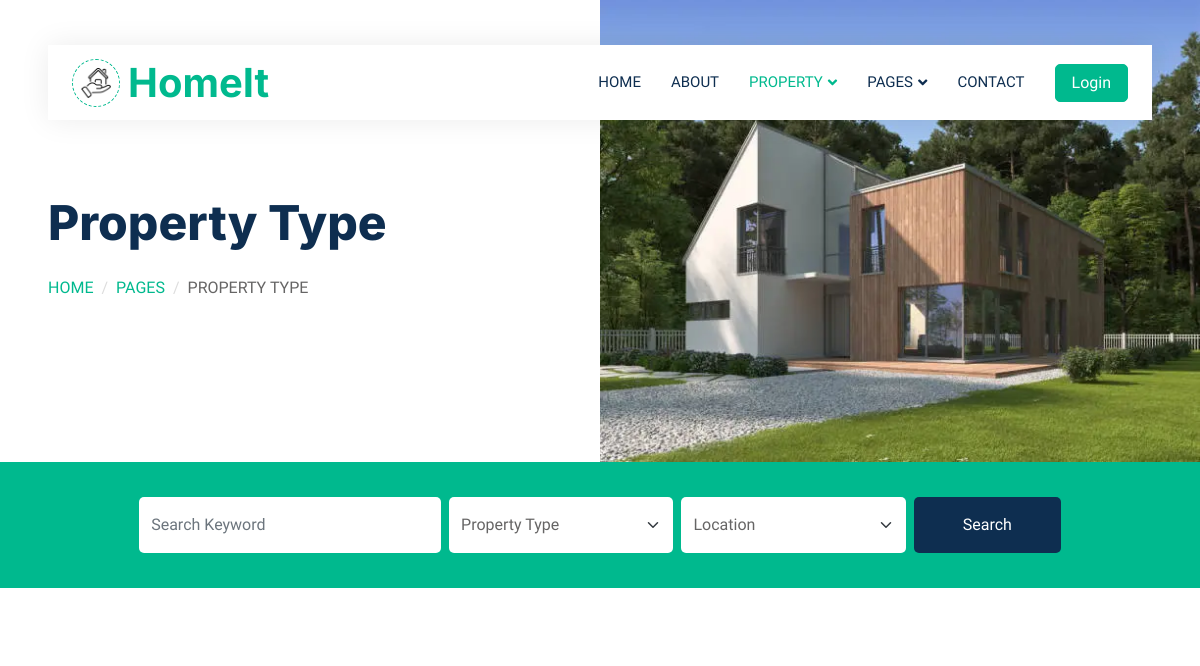
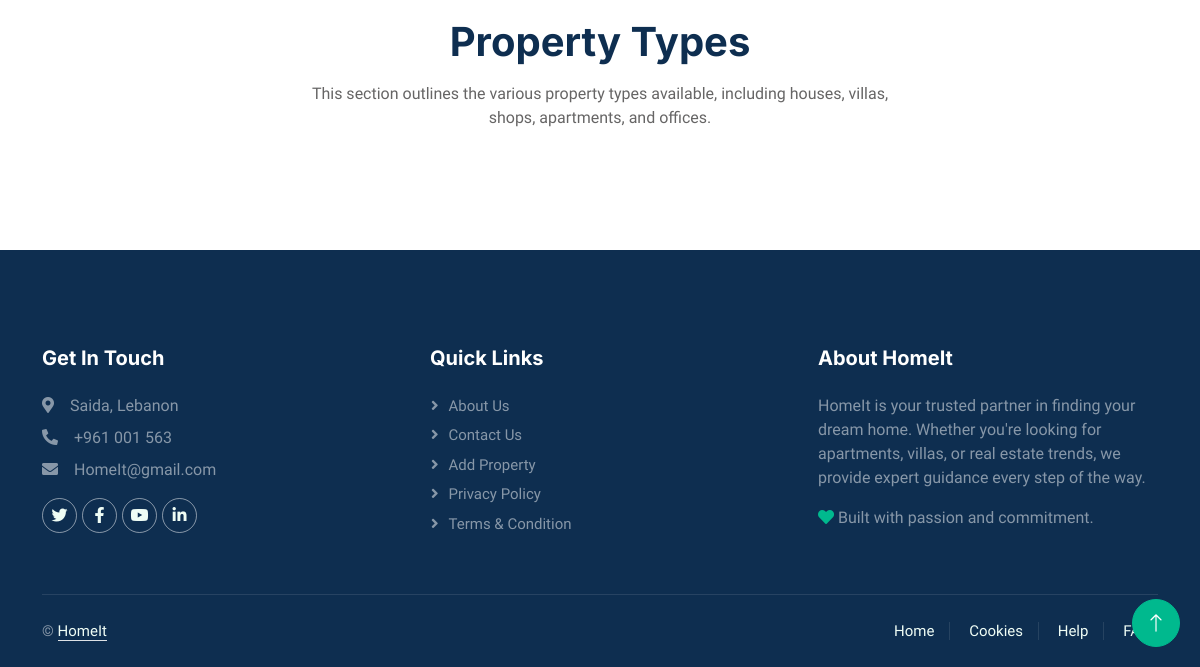
The page /frontend/property_type.php on the database as committed earlier (2 pictures, top to bottom).
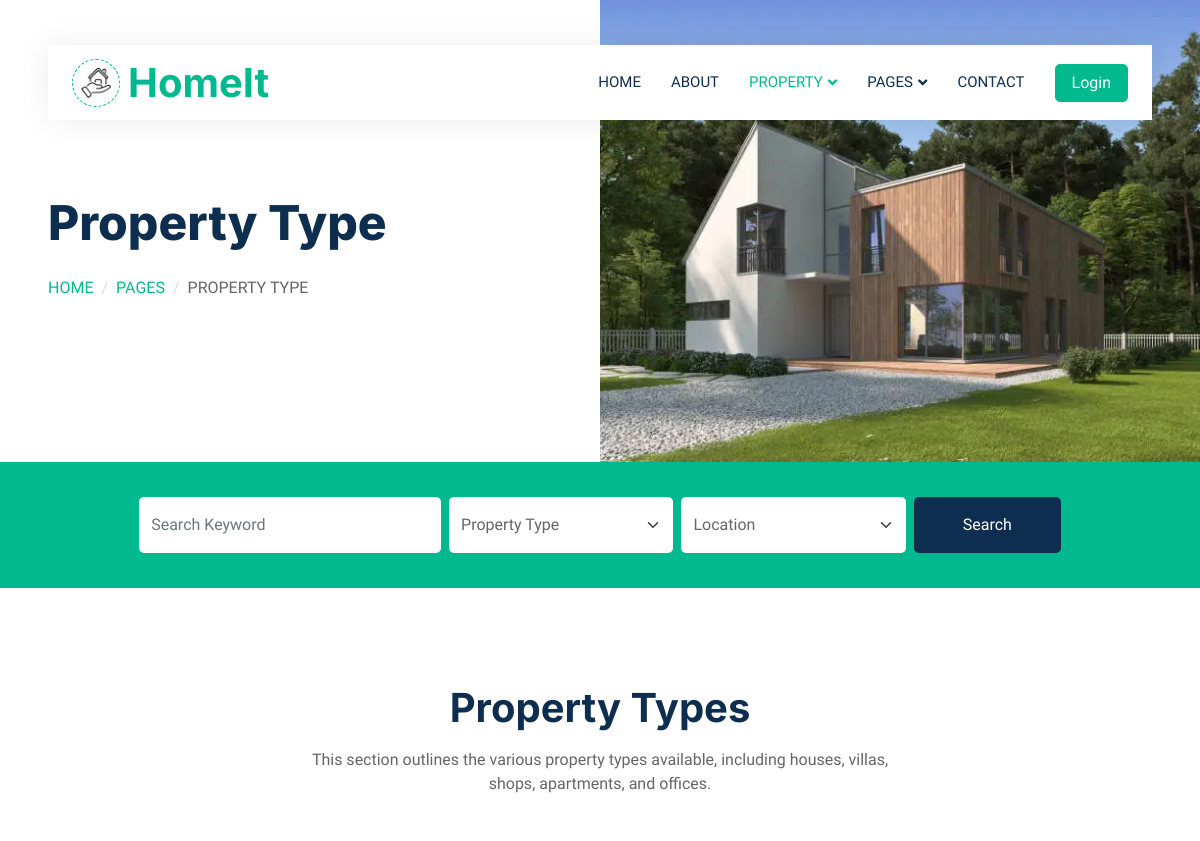
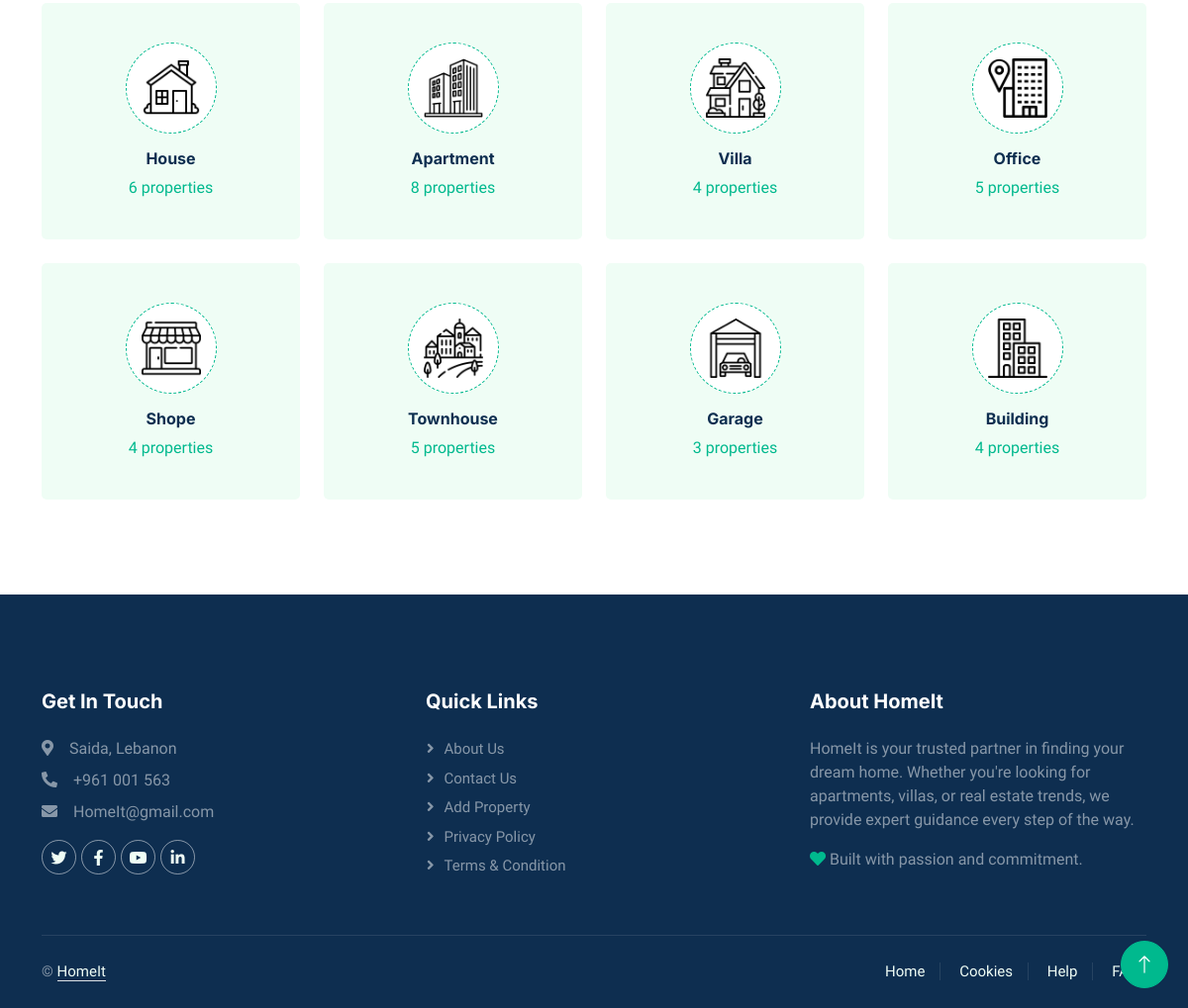
The same page on the database as committed later (2 pictures, top to bottom).
### tables this page shows
CREATE TABLE `property_types` (
  `type_id` int(11) NOT NULL,
  `type` varchar(25) NOT NULL,
  `image` varchar(100) NOT NULL
);

### frontend/property_type.php (the view, shortened to what this page needs)
<?php
    require_once '../inc/connection.php';
?>
<!DOCTYPE html>
<html lang="en">
<head>
    <link href="https://cdnjs.cloudflare.com/ajax/libs/font-awesome/5.10.0/css/all.min.css" rel="stylesheet">
    <link href="https://cdn.jsdelivr.net/npm/bootstrap-icons@1.4.1/font/bootstrap-icons.css" rel="stylesheet">
    <link href="../css/bootstrap.min.css" rel="stylesheet">
    <link href="../css/style.css" rel="stylesheet">
</head>
<body>
    <div class="container-xxl bg-white p-0">
        <div class="container-fluid nav-bar bg-transparent">
            <nav class="navbar navbar-expand-lg bg-white navbar-light py-0 px-4">
                <a href="index.php" class="navbar-brand d-flex align-items-center text-center">
                    <div class="icon p-2 me-2">
                        <img class="img-fluid" src="../img/icon.png" alt="Icon" style="width: 30px; height: 30px;">
                    </div>
                    <h1 class="m-0 text-primary">HomeIt</h1>
                </a>
                <div class="collapse navbar-collapse" id="navbarCollapse">
                    <div class="navbar-nav ms-auto">
                        <a href="index.php" class="nav-item nav-link">Home</a>
                        <a href="about.php" class="nav-item nav-link">About</a>
                            <div class="nav-item dropdown">
                            <a href="#" class="nav-link dropdown-toggle active" data-bs-toggle="dropdown">Property</a>
                            </div>
                        <div class="nav-item dropdown">
                            <a href="#" class="nav-link dropdown-toggle" data-bs-toggle="dropdown">Pages</a>
                        </div>
                        <a href="contact.php" class="nav-item nav-link">Contact</a>
                    </div>
                    <a href="../sign_up_sign_in/login.php" class="btn btn-primary px-3 d-none d-lg-flex">Login</a>
                </div>
            </nav>
        </div>
        <div class="container-fluid header bg-white p-0">
            <div class="row g-0 align-items-center flex-column-reverse flex-md-row">
                <div class="col-md-6 p-5 mt-lg-5">
                    <h1 class="display-5 mb-4">Property Type</h1>
                        <nav aria-label="breadcrumb">
                        <ol class="breadcrumb text-uppercase">
                            <li class="breadcrumb-item"><a href="#">Home</a></li>
                            <li class="breadcrumb-item"><a href="#">Pages</a></li>
                            <li class="breadcrumb-item text-body active" aria-current="page">Property Type</li>
                        </ol>
                    </nav>
                </div>
                <div class="col-md-6">
                    <img class="img-fluid" src="../img/z-header1.webp" alt="">
                </div>
            </div>
        </div>
        <div class="container-fluid bg-primary mb-5" style="padding: 35px;">
            <div class="container">
                <div class="row g-2">
                    <Center>
                    <form action="property-list.php" method="get">
                        <div class="col-md-10">
                            <div class="row g-2">
                                <div class="col-md-4">
                                    <input type="text" class="form-control border-0 py-3" name="keyword" placeholder="Search Keyword" value="<?= isset($_GET['keyword']) ? htmlspecialchars($_GET['keyword']) : '' ?>">
                                </div>
                                <div class="col-md-3">
                                    <select class="form-select border-0 py-3" name="type_id">
                                        <option value="">Property Type</option>
                                    </select>
                                </div>
                                <div class="col-md-3">
                                    <select class="form-select border-0 py-3" name="city_id">
                                        <option value="">Location</option>
                                    </select>
                                </div>
                                <div class="col-md-2">
                                    <button type="submit" class="btn btn-dark border-0 w-100 py-3">Search</button>
                                </div>
                            </div>
                        </div>
                    </form></Center>
                </div>
            </div>
        </div>
        <div class="container-xxl py-5">
            <div class="container">
                <div class="text-center mx-auto mb-5" style="max-width: 600px;">
                    <h1 class="mb-3">Property Types</h1>
                    <p>This section outlines the various property types available,
                        including houses, villas, shops, apartments, and offices.</p>
                </div>
                <div class="row g-4">
                    <?php
                    $query = "SELECT type_id, type, image FROM property_types";
                    $result = mysqli_query($con, $query);
                    while ($row = mysqli_fetch_assoc($result)) {
                        $type_id = $row['type_id'];
                        $type = $row['type'];
                        $image = $row['image'];
                        $count_query = "SELECT COUNT(*) AS property_count FROM properties WHERE type_id = $type_id and status='available'";
                        $count_result = mysqli_query($con, $count_query);
                        $count_row = mysqli_fetch_assoc($count_result);
                        $property_count = $count_row['property_count'] ?? 0;
                    ?>
                        <div class="col-lg-3 col-sm-6">
                            <a class="cat-item d-block bg-light text-center rounded p-3" href="property-list.php?type_id=<?php echo urlencode($type_id); ?>">
                                <div class="rounded p-4">
                                    <div class="icon mb-3">
                                        <img class="img-fluid" src="<?php echo $image; ?>" alt="<?php echo $type; ?>" style="width: 60px; height: 60px;">
                                    </div>
                                    <h6><?php echo $type; ?></h6>
                                    <span class="font-weight-bolder mb-0">
                                        <?php echo $property_count; ?> properties
                                    </span>
                                </div>
                            </a>
                        </div>
                    <?php } ?>
                </div>
            </div>
        </div>
        <div class="container-fluid bg-dark text-white-50 footer pt-5 mt-5">
            <div class="container py-5">
                <div class="row g-5">
                    <div class="col-lg-4 col-md-6">
                        <h5 class="text-white mb-4">Get In Touch</h5>
                        <p class="mb-2"><i class="fa fa-map-marker-alt me-3"></i>Saida, Lebanon</p>
                        <p class="mb-2"><i class="fa fa-phone-alt me-3"></i>+961 001 563</p>
                        <p class="mb-2"><i class="fa fa-envelope me-3"></i>HomeIt@gmail.com</p>
                        <div class="d-flex pt-2">
                            <a class="btn btn-outline-light btn-social" href=""><i class="fab fa-twitter"></i></a>
                            <a class="btn btn-outline-light btn-social" href=""><i class="fab fa-facebook-f"></i></a>
                            <a class="btn btn-outline-light btn-social" href=""><i class="fab fa-youtube"></i></a>
                            <a class="btn btn-outline-light btn-social" href=""><i class="fab fa-linkedin-in"></i></a>
                        </div>
                    </div>
                    <div class="col-lg-4 col-md-6">
                        <h5 class="text-white mb-4">Quick Links</h5>
                        <a class="btn btn-link text-white-50" href="about.php">About Us</a>
                        <a class="btn btn-link text-white-50" href="contact.php">Contact Us</a>
                        <a class="btn btn-link text-white-50" href="addProperty.php">Add Property</a>
                        <a class="btn btn-link text-white-50" href="">Privacy Policy</a>
                        <a class="btn btn-link text-white-50" href="">Terms & Condition</a>
                    </div>
                    <div class="col-lg-4 col-md-6">
                        <h5 class="text-white mb-4">About HomeIt</h5>
                        <p>HomeIt is your trusted partner in finding your dream home. Whether you're looking for apartments, villas, or real estate trends, we provide expert guidance every step of the way.</p>
                        <p><i class="fa fa-heart text-primary"></i> Built with passion and commitment.</p>
                    </div>
                </div>
            </div>
            <div class="container">
                <div class="copyright">
                    <div class="row">
                        <div class="col-md-6 text-center text-md-start mb-3 mb-md-0">
                            &copy; <a class="border-bottom" href="#">HomeIt</a>
                        </div>
                        <div class="col-md-6 text-center text-md-end">
                            <div class="footer-menu">
                                <a href="#">Home</a>
                                <a href="#">Cookies</a>
                                <a href="#">Help</a>
                                <a href="#">FAQs</a>
                            </div>
                        </div>
                    </div>
                </div>
            </div>
        </div>
        <a href="#" class="btn btn-lg btn-primary btn-lg-square back-to-top"><i class="bi bi-arrow-up"></i></a>
    </div>
</body>
</html>

### css/style.css (style rules this page uses)
:root { --primary: #00B98E; --secondary: #FF6922; --light: #EFFDF5; --dark: #0E2E50; }
.back-to-top { display: none; position: fixed; bottom: 20px; right: 20px; z-index: 1000; }
.btn { transition: .5s; }
.btn.btn-primary, .btn.btn-secondary { color: #FFFFFF; }
.btn-lg-square { width: 48px; height: 48px; }
.btn-square, .btn-sm-square, .btn-lg-square { padding: 0; display: flex; align-items: center; justify-content: center; font-weight: normal; border-radius: 50px; }
.nav-bar { position: relative; margin-top: 45px; padding: 0 3rem; transition: .5s; z-index: 9999; }
.navbar { box-shadow: 0 0 30px rgba(0, 0, 0, .08); }
.navbar .dropdown-toggle::after { border: none; content: "\f107"; font-family: "Font Awesome 5 Free"; font-weight: 900; vertical-align: middle; margin-left: 5px; transition: .5s; }
.navbar-light .navbar-nav .nav-link { margin-right: 30px; padding: 25px 0; color: #FFFFFF; font-size: 15px; text-transform: uppercase; outline: none; }
.navbar-light .navbar-nav .nav-link:hover, .navbar-light .navbar-nav .nav-link.active { color: var(--primary); }
.navbar-light .navbar-brand { height: 75px; }
.navbar-light .navbar-nav .nav-link { color: var(--dark); font-weight: 500; }
@media (min-width: 992px) { .header { margin-top: -120px; } }
.breadcrumb-item + .breadcrumb-item::before { color: #DDDDDD; }
.icon { padding: 15px; display: inline-flex; align-items: center; justify-content: center; background: #FFFFFF !important; border-radius: 50px; border: 1px dashed var(--primary) !important; }
.footer .btn.btn-social { margin-right: 5px; width: 35px; height: 35px; display: flex; align-items: center; justify-content: center; color: var(--light); border: 1px solid rgba(255,255,255,0.5); border-radius: 35px; transition: .3s; }
.footer .btn.btn-link { display: block; margin-bottom: 5px; padding: 0; text-align: left; font-size: 15px; font-weight: normal; text-transform: capitalize; transition: .3s; }
.footer .btn.btn-link::before { position: relative; content: "\f105"; font-family: "Font Awesome 5 Free"; font-weight: 900; margin-right: 10px; }
.footer .copyright { padding: 25px 0; font-size: 15px; border-top: 1px solid rgba(256, 256, 256, .1); }
.footer .copyright a { color: var(--light); }
.footer .footer-menu a { margin-right: 15px; padding-right: 15px; border-right: 1px solid rgba(255, 255, 255, .1); }
.footer .footer-menu a:last-child { margin-right: 0; padding-right: 0; border-right: none; }

Rows that differ between the two databases and show on the page:
added property_types: image (picture), type "House", property_count "6"
added property_types: image (picture), type "Apartment", property_count "8"
added property_types: image (picture), type "Villa", property_count "4"
added property_types: image (picture), type "Office", property_count "5"
added property_types: image (picture), type "Shope", property_count "4"
added property_types: image (picture), type "Townhouse", property_count "5"
added property_types: image (picture), type "Garage", property_count "3"
added property_types: image (picture), type "Building", property_count "4"
